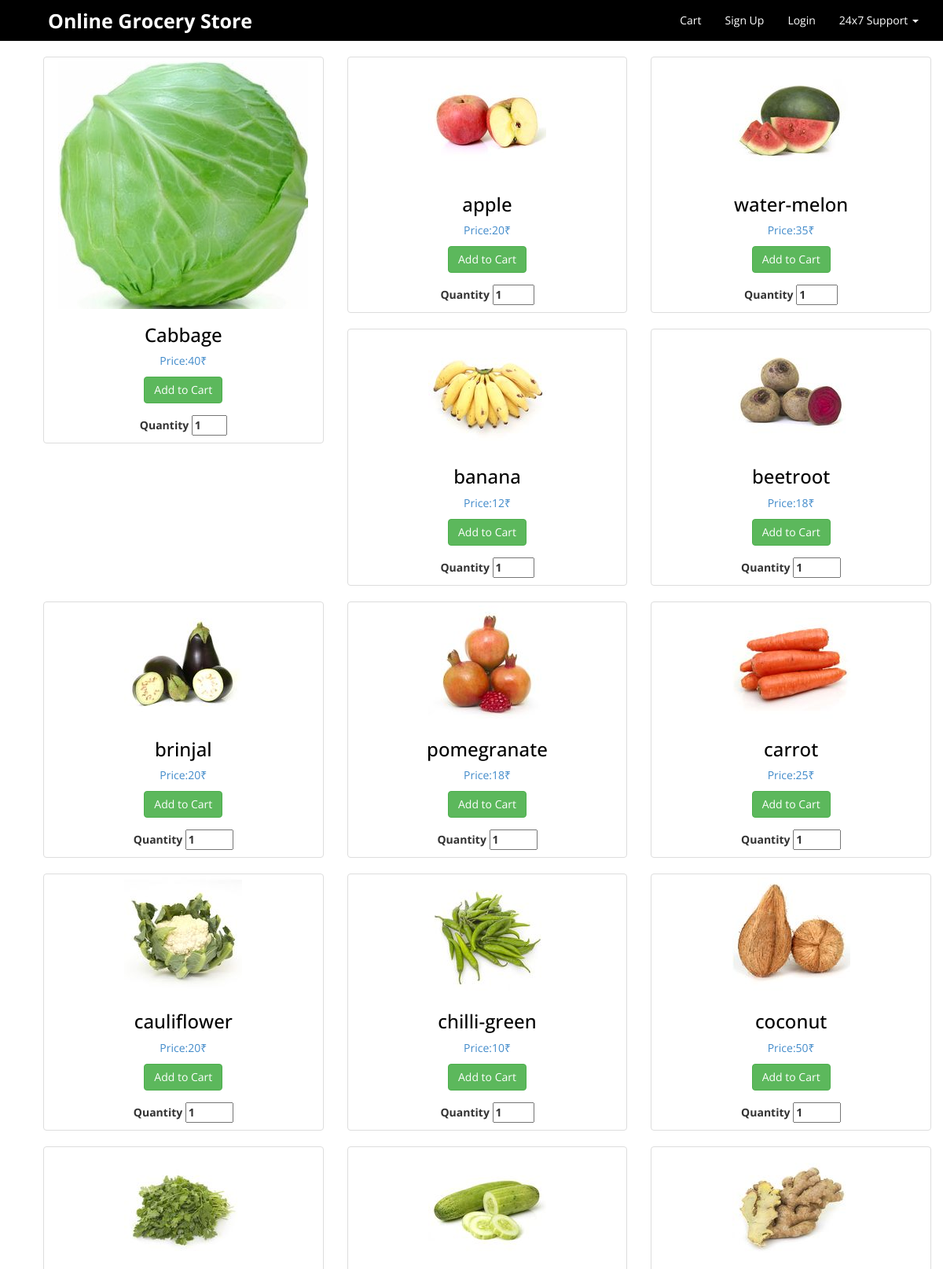
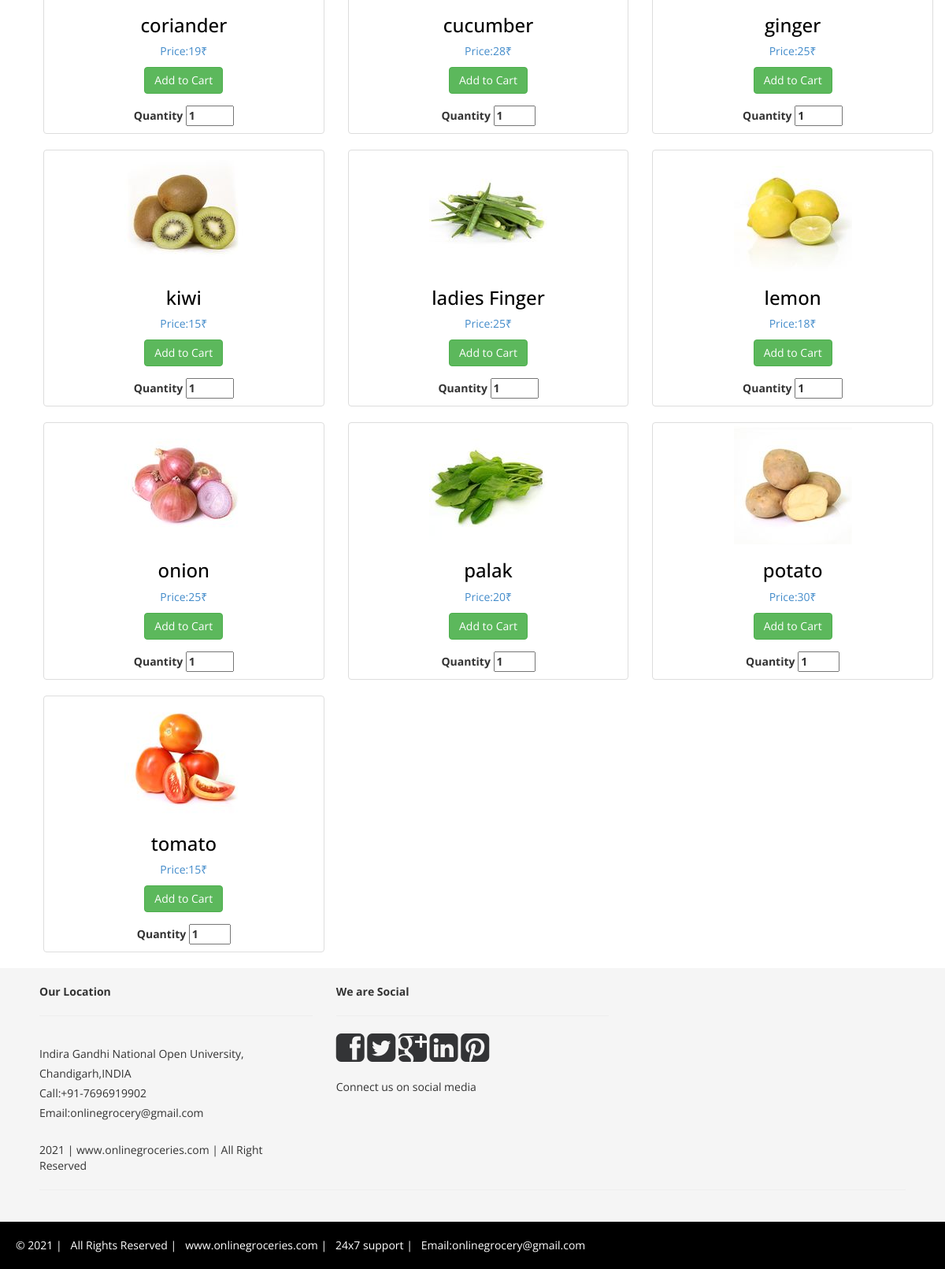
The page /cat_fruit.php?tableName=cat_fruit on the database its author committed (2 pictures, top to bottom).
### tables this page shows
CREATE TABLE IF NOT EXISTS `cat_fruit` (
  `id` int(100) NOT NULL,
  `product_id` varchar(100) NOT NULL,
  `name` varchar(100) NOT NULL,
  `image` varchar(100) NOT NULL,
  `description` varchar(1000) NOT NULL,
  `quant_avai` int(200) NOT NULL,
  `price` int(200) NOT NULL,
  `shopname` varchar(100) NOT NULL,
  PRIMARY KEY (`id`)
);

### config.php (called while the page is built, shortened)
<?php
$currency = '&#8377; ';
?>

### cat_fruit.php (the view, shortened to what this page needs)
<?php
include_once("config.php");
?>
<!DOCTYPE html>
<html>
<head>
    <link href="assets/css/bootstrap.css" rel="stylesheet">
    <link href="assets/css/font-awesome.min.css" rel="stylesheet" />
    <link href="assets/ItemSlider/css/main-style.css" rel="stylesheet" />
    <link href="assets/css/style.css" rel="stylesheet" />
</head>
<body>
    <nav class="navbar navbar-default" role="navigation">
        <div class="container-fluid">
            <div class="navbar-header">
                <a class="navbar-brand" href="index.php"><strong>Online Grocery Store </strong></a>
            </div>
            <div class="collapse navbar-collapse" id="bs-example-navbar-collapse-1">
                <ul class="nav navbar-nav navbar-right">
                    <li>
						<?php
							if(isset($_SESSION['loginUser']))
							{
								echo"<li><a href=\"cart_viewvik.php\">Cart</a></li>";
							}
							else
							{
								echo "<li><a href=\"cart_viewvik.php\">Cart</a></li><li><a href=\"index_signup.html\">Sign Up</a></li>";
							}
						?>
					</li>
					<li>
					<?php
						if(isset($_SESSION['loginUser']))
						{
							$uemail=$_SESSION['loginUser'];
							$query="select Firstname from users where Email='$uemail'";
							$result=mysqli_query($dbc,$query) or die(mysql_error());
							$fname=mysqli_fetch_array($result,MYSQLI_ASSOC);
							$fname=$fname["Firstname"];
							echo "<a href=\"\" class=\"dropdown-toggle\" data-toggle=\"dropdown\">$fname
							<b class=\"caret\"></b></a>
							<ul class=\"dropdown-menu\">
								<li><a href=\"index.php?logout=1\"><strong>LOGOUT</strong></a></li>
								<li><a href=\"myOrders.php\"><strong>Your Orders </strong></a></li>
								<li><a href=\"changePass.php\"><strong>Change Password</strong></a></li>
								<li class=\"divider\"></li>
								<li><a href=\"#\"><strong>Your Email: </strong>
                                <div>
                                    $uemail
                                </div>
								</a></li>
							</ul>";
						}
						else{
						echo "<a href=\"index_login.html\">Login</a>";
						}
					?>
					</li>
                     <li class="dropdown">
                        <a href="#" class="dropdown-toggle" data-toggle="dropdown">24x7 Support <b class="caret"></b></a>
                    </li>
                </ul>
            </div>
        </div>
    </nav>
<?php
$tableN=$_SESSION['tabName'];
$results = $mysqli->query("SELECT * FROM $tableN ORDER BY id ASC");
if($results){
$products_item = '<ul class="products">';
while($obj = $results->fetch_object())
{
$products_item .= <<<EOT
	<form method="Post" action="cart.php">
	<div class="col-md-4 text-center col-sm-6 col-xs-6">
        <div class="thumbnail product-box">
			<img src="{$obj->image}">
			<h3><a href="#">{$obj->name}</a></h3>
			<p><a href="#">Price:{$obj->price}$currency</a></p>
			<fieldset>
EOT;
if($obj->quant_avai==0)
{
	$products_item .= <<<EOT
	<p><input type="submit" value="Add to Cart" class="btn btn-success" role="button" disabled></p><label><span>OUT OF STOCK</span></label>
EOT;
}
else
{
	$products_item .= <<<EOT
			<p><input type="submit" value="Add to Cart" class="btn btn-success" role="button"></p>
			<label>
				<span>Quantity</span>
				<input type="number" min="1" max="{$obj->quant_avai}" size="2" maxlength="2" name="number" value="1" />
			</label>
EOT;
}
$products_item.= <<<EOT
	</fieldset>
			<input type="hidden" value={$obj->product_id} name="id">
	</div>
	</div>
	</form>
EOT;
}
$products_item .= '</ul>';
echo $products_item;
}
?>
    <div class="col-md-12 footer-box">
        <div class="row">
            <div class="col-md-4">
                <strong>Our Location</strong>
                <hr>
                <p>
                     Indira Gandhi National Open University,<br />
									Chandigarh,INDIA<br/>
                    Call:+91-7696919902<br>
                    Email:onlinegrocery@gmail.com<br>
                </p>
                2021 | www.onlinegroceries.com | All Right Reserved
            </div>
            <div class="col-md-4 social-box">
                <strong>We are Social </strong>
                <hr>
                <a href="#"><i class="fa fa-facebook-square fa-3x "></i></a>
                <a href="#"><i class="fa fa-twitter-square fa-3x "></i></a>
                <a href="#"><i class="fa fa-google-plus-square fa-3x c"></i></a>
                <a href="#"><i class="fa fa-linkedin-square fa-3x "></i></a>
                <a href="#"><i class="fa fa-pinterest-square fa-3x "></i></a>
                <p>
						Connect us on social media
                </p>
            </div>
        </div>
        <hr>
    </div>
    <div class="col-md-12 end-box ">
        &copy; 2021 | &nbsp; All Rights Reserved | &nbsp; www.onlinegroceries.com | &nbsp; 24x7 support | &nbsp; Email:onlinegrocery@gmail.com
    </div>
</body>
</html>

### assets/css/style.css (style rules this page uses)
.text-center { text-align:center; }
h1, h2, h3, h4, h5, h6 { font-family:'Open Sans', sans-serif; }
.navbar-brand { font-size: 25px; padding: 15px 80px 15px 60px; }
.navbar-default .navbar-brand { color: #000000; }
.navbar-default { background-color: #000000; border-color: #000000; }
.navbar { border-radius: 0px; }
.navbar-default .navbar-nav > li > a { color: #FFF; }
.navbar-default .navbar-brand { color: #FFFFFF; }
.row { margin-bottom:10px; }
.btn { margin-bottom:5px; }
.product-box h3>a,.product-box h3>a:hover,.product-box h3>a:focus { color:#000; text-decoration:none; }
.footer-box { background-color:#F5F5F5; padding:20px 50px 20px 50px; }
.footer-box a { color:#808080; text-decoration:none; }
.footer-box p { padding-top:15px; padding-bottom:15px; line-height:25px; }
.social-box a { color:#333436; text-decoration:none; }
.end-box { padding:20px; color:#fff; background-color:#000; font-size:14px; }

### rows shown on the page
cat_fruit: image (picture), name "Cabbage", price "40"
cat_fruit: image (picture), name "apple", price "20"
cat_fruit: image (picture), name "water-melon", price "35"
cat_fruit: image (picture), name "banana", price "12"
cat_fruit: image (picture), name "beetroot", price "18"
cat_fruit: image (picture), name "brinjal", price "20"
cat_fruit: image (picture), name "pomegranate", price "18"
cat_fruit: image (picture), name "carrot", price "25"
cat_fruit: image (picture), name "cauliflower", price "20"
cat_fruit: image (picture), name "chilli-green", price "10"
cat_fruit: image (picture), name "coconut", price "50"
cat_fruit: image (picture), name "coriander", price "19"
cat_fruit: image (picture), name "cucumber", price "28"
cat_fruit: image (picture), name "ginger", price "25"
cat_fruit: image (picture), name "kiwi", price "15"
cat_fruit: image (picture), name "ladies Finger", price "25"
cat_fruit: image (picture), name "lemon", price "18"
cat_fruit: image (picture), name "onion", price "25"
cat_fruit: image (picture), name "palak", price "20"
cat_fruit: image (picture), name "potato", price "30"
cat_fruit: image (picture), name "tomato", price "15"
